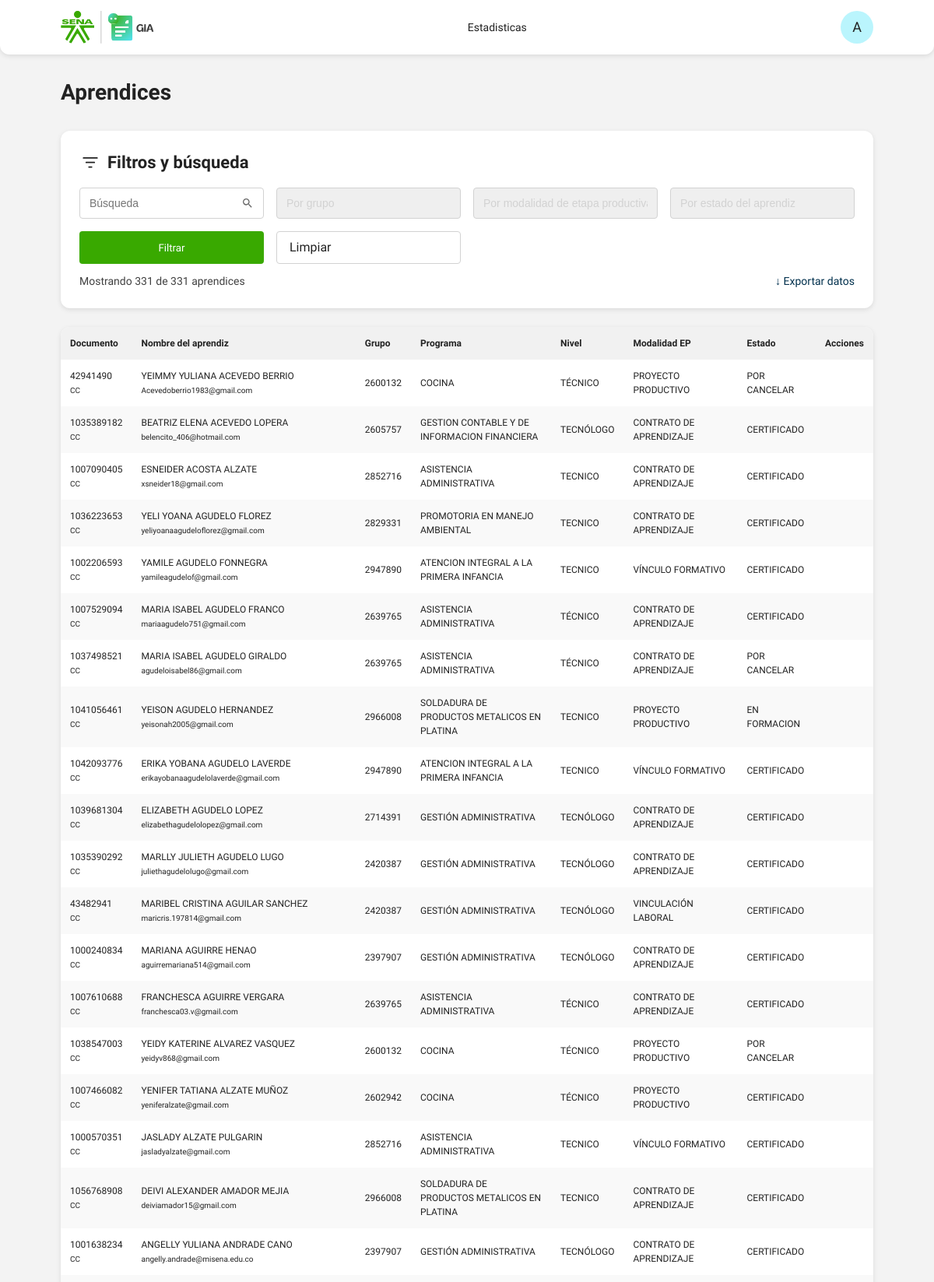
The page /apprentices/ (signed in, upper part) on the database its author committed.
### models/apprentice.py (models this page shows)
class Apprentice(db.Model):
    __tablename__ = "apprentice"
    id = db.Column(db.Integer, primary_key=True)
    created_by = db.Column(db.Integer, db.ForeignKey("user.id"), nullable=False)
    student_user_id = db.Column(db.Integer, db.ForeignKey("user.id"), nullable=True)
    group_id = db.Column(db.Integer, db.ForeignKey("training_group.id"), nullable=True, index=True)
    group_number = db.Column(db.String(30), nullable=False, index=True)
    document_type = db.Column(db.String(30), nullable=False)
    document_number = db.Column(db.String(30), unique=True, nullable=False, index=True)
    first_names = db.Column(db.String(120), nullable=False)
    last_names = db.Column(db.String(120), nullable=False)
    gender = db.Column(db.String(20), nullable=True)
    phone = db.Column(db.String(30), nullable=True)
    email = db.Column(db.String(150), nullable=True)
    municipality_origin = db.Column(db.String(120), nullable=True)
    program_name = db.Column(db.String(150), nullable=True)
    program_level = db.Column(db.String(80), nullable=True)
    group_validity = db.Column(db.String(80), nullable=True)
    lead_instructor = db.Column(db.String(150), nullable=True)
    followup_instructor = db.Column(db.String(150), nullable=True)
    followup_instructor_email = db.Column(db.String(150), nullable=True)
    ep_modality = db.Column(db.String(120), nullable=True)
    sofia_status = db.Column(db.String(80), nullable=True)
    practice_start_date = db.Column(db.String(40), nullable=True)
    practice_end_date = db.Column(db.String(40), nullable=True)
    followup_moment1_start = db.Column(db.String(40), nullable=True)
    followup_moment1_end = db.Column(db.String(40), nullable=True)
    followup_moment2_start = db.Column(db.String(40), nullable=True)
    followup_moment2_end = db.Column(db.String(40), nullable=True)
    followup_moment3_start = db.Column(db.String(40), nullable=True)
    followup_moment3_end = db.Column(db.String(40), nullable=True)
    followup_moment4_start = db.Column(db.String(40), nullable=True)
    followup_moment4_end = db.Column(db.String(40), nullable=True)
    company_name = db.Column(db.String(150), nullable=True)
    company_municipality = db.Column(db.String(120), nullable=True)
    company_address = db.Column(db.String(180), nullable=True)
    coformador_name = db.Column(db.String(150), nullable=True)
    coformador_email = db.Column(db.String(150), nullable=True)
    coformador_phone = db.Column(db.String(30), nullable=True)
    arl_responsible = db.Column(db.String(150), nullable=True)
    continues_company = db.Column(db.String(30), nullable=True)
    individual_management = db.Column(db.Text, nullable=True)
    followup_moments = db.Column(db.String(200), nullable=True)
    evaluation_date = db.Column(db.String(40), nullable=True)
    english_results = db.Column(db.String(120), nullable=True)
    created_at = db.Column(db.DateTime, default=datetime.utcnow)
    group = db.relationship("TrainingGroup", back_populates="apprentices", lazy="joined")
    bitacoras = db.relationship(
        "Bitacora",
        backref="apprentice",
        lazy="select",
        cascade="all, delete-orphan",
        order_by="desc(Bitacora.created_at)",
    )
    student_user = db.relationship("User", foreign_keys=[student_user_id], lazy="select")
    evidence_submissions = db.relationship(
        "EvidenceSubmission",
        back_populates="apprentice",
        lazy="select",
        cascade="all, delete-orphan",
    )
    @property
    def full_name(self):
        return f"{self.first_names} {self.last_names}".strip()

### models/group.py (models this page shows)
class TrainingGroup(db.Model):
    __tablename__ = "training_group"
    id = db.Column(db.Integer, primary_key=True)
    created_by = db.Column(db.Integer, db.ForeignKey("user.id"), nullable=False)
    group_number = db.Column(db.String(30), unique=True, nullable=False, index=True)
    program_name = db.Column(db.String(150), nullable=False)
    lead_instructor = db.Column(db.String(150), nullable=True)
    followup_instructor = db.Column(db.String(150), nullable=True)
    municipality = db.Column(db.String(120), nullable=True)
    program_level = db.Column(db.String(80), nullable=True)
    modality = db.Column(db.String(80), nullable=True)
    sofia_group_status = db.Column(db.String(80), nullable=True)
    group_validity = db.Column(db.String(80), nullable=True)
    group_start_date = db.Column(db.String(40), nullable=True)
    training_end_date = db.Column(db.String(40), nullable=True)
    ep_start_date = db.Column(db.String(40), nullable=True)
    apprentices_statistics = db.Column(db.String(120), nullable=True)
    apprentices_training = db.Column(db.String(30), nullable=True)
    apprentices_enabled = db.Column(db.String(30), nullable=True)
    apprentices_rap_pending = db.Column(db.String(30), nullable=True)
    apprentices_practice = db.Column(db.String(30), nullable=True)
    apprentices_without_alternative = db.Column(db.String(30), nullable=True)
    apprentices_certified = db.Column(db.String(30), nullable=True)
    productive_modalities = db.Column(db.String(120), nullable=True)
    learning_contract = db.Column(db.String(30), nullable=True)
    internship = db.Column(db.String(30), nullable=True)
    productive_project = db.Column(db.String(30), nullable=True)
    employment_link = db.Column(db.String(30), nullable=True)
    apprentices = db.relationship(
        "Apprentice",
        back_populates="group",
        lazy="select",
    )
    evidence_activities = db.relationship(
        "EvidenceActivity",
        back_populates="group",
        lazy="select",
        cascade="all, delete-orphan",
    )
    RECORD_FIELDS = [
        ('consecutive', 'CONSECUTIVO'),
        ('group_number', 'N° DE FICHA'),
        ('lead_instructor', 'NOMBRE DE INSTRUCTOR(A) LÍDER DE LA FICHA'),
        ('followup_instructor', 'NOMBRE DE INSTRUCTOR(A) DE SEGUIMIENTO ETAPA PRODUCTIVA (EP)'),
        ('program_name', 'NOMBRE DEL PROGRAMA DE FORMACIÓN'),
        ('municipality', 'MUNICIPIO'),
        ('program_level', 'NIVEL DE PROGRAMA'),
        ('modality', 'MODALIDAD'),
        ('sofia_group_status', 'ESTADO DE LA FICHA EN SOFÍAPLUS'),
        ('group_start_date', 'FECHA INICIO DE LA FICHA EN SOFIAPLUS'),
        ('training_end_date', 'FECHA FIN DE LA FORMACIÓN EN SOFIAPLUS'),
        ('ep_start_date', 'FECHA INICIO DE ETAPA PRODUCTIVA'),
        ('group_validity', 'VIGENCIA DE LA FICHA'),
        ('apprentices_training', 'APRENDICES EN FORMACIÓN'),
        ('apprentices_enabled', 'APRENDICES HABILITADOS PARA INICIAR ETAPA PRODUCTIVA'),
        ('apprentices_rap_pending', 'APRENDICES QUE DEBEN RAP'),
        ('apprentices_practice', 'APRENDICES EN PRÁCTICA'),
        ('learning_contract', 'CONTRATO DE APRENDIZAJE'),
        ('internship', 'PASANTIA'),
        ('productive_project', 'PROYECTO PRODUCTIVO'),
        ('apprentices_without_alternative', 'APRENDICES SIN ALTERNATIVA DE PRÁCTIVA'),
        ('apprentices_certified', 'APRENDICES CERTIFICADOS'),
    ]

### routes/apprentices.py (the view)
@apprentices_bp.route("/")
@login_required
def index():
    apprentices = _filtered_apprentices_query().order_by(Apprentice.last_names, Apprentice.first_names).all()
    try:
        total_apprentices = Apprentice.query.count()
    except Exception:
        total_apprentices = len(apprentices)
    try:
        group_numbers_q = (
            db.session.query(Apprentice.group_number)
            .filter(Apprentice.group_number.isnot(None))
            .distinct()
            .order_by(Apprentice.group_number)
            .all()
        )
        group_numbers = [g[0] for g in group_numbers_q if g[0]]
    except Exception:
        current_app.logger.debug("Error fetching group_numbers", exc_info=True)
        group_numbers = []
    try:
        ep_modalities_q = (
            db.session.query(Apprentice.ep_modality)
            .filter(Apprentice.ep_modality.isnot(None))
            .distinct()
            .order_by(Apprentice.ep_modality)
            .all()
        )
        ep_modalities = [m[0] for m in ep_modalities_q if m[0]]
    except Exception:
        current_app.logger.debug("Error fetching ep_modalities", exc_info=True)
        ep_modalities = []
    try:
        sofia_statuses_q = (
            db.session.query(Apprentice.sofia_status)
            .filter(Apprentice.sofia_status.isnot(None))
            .distinct()
            .order_by(Apprentice.sofia_status)
            .all()
        )
        sofia_statuses = [s[0] for s in sofia_statuses_q if s[0]]
    except Exception:
        current_app.logger.debug("Error fetching sofia_statuses", exc_info=True)
        sofia_statuses = []
    return render_template(
        "apprentices/index.html",
        apprentices=apprentices,
        total_apprentices=total_apprentices,
        group_numbers=group_numbers,
        ep_modalities=ep_modalities,
        sofia_statuses=sofia_statuses,
    )

### routes/apprentices.py (called while the page is built, shortened)
def _filtered_apprentices_query():
    query = Apprentice.query
    search = (request.args.get("search") or "").strip()
    group_number = (request.args.get("group_number") or "").strip()
    ep_modality = (request.args.get("ep_modality") or "").strip()
    status = (request.args.get("status") or "").strip()  # si prefieres 'sofia_status' cambia aquí y en la plantilla
    if group_number:
        query = query.filter(Apprentice.group_number == group_number)
    if ep_modality:
        query = query.filter(Apprentice.ep_modality == ep_modality)
    if status:
        query = query.filter(Apprentice.sofia_status == status)
    return query

### services/auth_helpers.py (called while the page is built)
@login_manager.user_loader
def load_user(user_id):
    return User.query.get(int(user_id))

### templates/apprentices/index.html (shortened to what this page needs)
{% extends "base.html" %}
{% block content %}
<section class="page-head page-head--split">
  <div><h1>Aprendices</h1></div>
</section>
<div id="apprentices-management" class="management-list">
  <section class="panel filter-panel">
    <div class="panel__header panel__header--left">
  <span class="filter-icon">
    <svg viewBox="0 0 24 24" xmlns="http://www.w3.org/2000/svg">
      <path d="M13.5 16a.75.75 0 0 1 0 1.5h-3a.75.75 0 0 1 0-1.5h3Zm3-5a.75.75 0 0 1 0 1.5h-9a.75.75 0 0 1 0-1.5h9Zm3-5a.75.75 0 0 1 0 1.5h-15a.75.75 0 0 1 0-1.5h15Z" fill="#212121"/>
    </svg>
  </span>
  <h2>Filtros y búsqueda</h2>
</div>
    <form class="filters-grid filters-grid--four" method="get" action="{{ url_for('apprentices.index') }}">
  <input type="text" name="search" placeholder="Búsqueda" value="{{ request.args.get('search', '') }}">
  <select name="group_number">
    <option value="">Por grupo</option>
  </select>
  <select name="ep_modality">
    <option value="">Por modalidad de etapa productiva</option>
  </select>
  <select name="status">
    <option value="">Por estado del aprendiz</option>
  </select>
  <button type="submit" class="primary-btn">Filtrar</button>
  <a class="ghost-btn" href="{{ url_for('apprentices.index') }}">Limpiar</a>
</form>
    <div class="toolbar">
      <span>Mostrando {{ apprentices|length }} de {{ total_apprentices|default(apprentices|length) }} aprendices</span>
      <div class="toolbar__actions">
        {% if has_endpoint('apprentices.export_all') %}
          <a class="link-action" href="{{ url_for('apprentices.export_all', **request.args) }}">↓ Exportar datos</a>
        {% endif %}
      </div>
    </div>
  </section>
  <section class="table-card">
    <div class="table-wrap">
      <table class="data-table">
        <thead>
          <tr>
            <th>Documento</th>
            <th>Nombre del aprendiz</th>
            <th>Grupo</th>
            <th>Programa</th>
            <th>Nivel</th>
            <th>Modalidad EP</th>
            <th>Estado</th>
            <th>Acciones</th>
          </tr>
        </thead>
        <tbody>
  {% for apprentice in apprentices %}
  <tr class="clickable-row" data-href="{{ url_for('apprentices.detail', id=apprentice.id) }}">
    <td>{{ apprentice.document_number }}<br><small>{{ apprentice.document_type }}</small></td>
    <td>{{ apprentice.full_name }}<br><small>{{ apprentice.email or 'Sin correo' }}</small></td>
    <td>
      {% if apprentice.group %}
        <a href="{{ url_for('groups.detail', id=apprentice.group.id) }}">{{ apprentice.group.group_number }}</a>
      {% else %}
        {{ apprentice.group_number or '-' }}
      {% endif %}
    </td>
    <td>{{ apprentice.program_name or '-' }}</td>
    <td>{{ apprentice.program_level or '-' }}</td>
    <td>{{ apprentice.ep_modality or 'Sin definir' }}</td>
    <td>{{ apprentice.sofia_status or 'Sin estado' }}</td>
    <td class="actions-cell">
      {% set can_edit = (_user and _user.role in ['docente', 'super_admin']) or (_user and _user.role == 'aprendiz' and apprentice.student_user_id == _user.id) %}
    </td>
  </tr>
  {% else %}
  <tr><td colspan="9" class="empty-state">No hay aprendices registrados para mostrar.</td></tr>
  {% endfor %}
</tbody>
</table>
    </div>
  </section>
</div>
{% endblock %}

### static/css/base.css (style rules this page uses)
* { box-sizing: border-box; margin: 0; padding: 0; }
body { font-family: var(--font-family); background: var(--bg); color: var(--text); line-height: 1.5; }
a { text-decoration: none; color: inherit; }
button { font-family: var(--font-family); cursor: pointer; }

### static/css/componets.css (style rules this page uses)
.primary-btn { display: inline-flex; align-items: center; justify-content: center; background: var(--green); padding: 4px 12px; color: #fff; border: 0; border-radius: var(--space-xs); cursor: pointer; transition: background 0.3s ease-in-out; }
.ghost-btn { background: transparent; border: 1px solid var(--line); padding: var(--space-sm) var(--space-md); border-radius: var(--space-xs); font-weight: 400; color: var(--text); cursor: pointer; }
.panel { background: var(--surface); border-radius: var(--radius); box-shadow: var(--shadow); padding: var(--space-md); margin-bottom: var(--space-lg); }
.panel__header { display: flex; justify-content: space-between; align-items: center; margin-bottom: var(--space-md); }
.toolbar { display:flex; justify-content:space-between; align-items:center; gap:12px; }
.toolbar__actions { display:flex; gap:.5rem; align-items:center; }

### static/css/layout.css (style rules this page uses)
.page-head { display: flex; flex-direction: column; gap: var(--space-sm); margin-bottom: 28px; padding-top: 28px; }
.page-head h1 { font-size: 28px; font-weight: 700; color: var(--colorneutral-6); }
.page-head--split { justify-content: space-between; flex-direction: row; align-items: center; }

### static/css/tokens.css (style rules this page uses)
:root { --font-family: 'Work Sans', sans-serif; --colorneutral-1: #ffffff; --colorneutral-2: #f3f3f3; --colorneutral-3: #d2d2d2; --colorneutral-4: #706f6e; --colorneutral-5: #404040; --colorneutral-6: #222222; --colorgreen-1: #39a900; --colorgreen-2: #007832; --colornavy-1: #00304d; --colorcyan-1: #09daf6; --colorviolet-1: #71277a; --coloryellow-1: #fdc300; --colororange-1: #ff6b00; --colorred-1: #d13438; --colorred-2: #a32f2f; --space-s: 4px; --space-m: 8px; --space-l: 12px; --space-xl: 16px; --radius-1: 4px; --radius-2: 8px; --radius-3: 12px; --shadow: 0 2px 6px rgba(0,0,0,0.1); --green: #39a900; --darkgreen: #007832; --navy: #00304d; --cyan: #09daf6; --danger: #d13438; --darkdanger: #a32f2f; --muted: #706f6e; --darkmuted: #404040; --text: #222; --surface: #fff; --bg: #f3f3f3; --line: #d2d2d2; --space-xs: 4px; --space-sm: 8px; --space-md: 16px; --space-lg: 24px; --radius: 12px; --shadow: 0 2px 6px rgba(0,0,0,0.1); }

### rows shown on the page
Apprentice: document_number "42941490", document_type "CC", full_name "YEIMMY YULIANA ACEVEDO BERRIO", email "Acevedoberrio1983@gmail.com", group.group_number "2600132", program_name "COCINA", program_level "TÉCNICO", ep_modality "PROYECTO PRODUCTIVO", sofia_status "POR CANCELAR"
Apprentice: document_number "1035389182", document_type "CC", full_name "BEATRIZ ELENA ACEVEDO LOPERA", email "belencito_406@hotmail.com", group.group_number "2605757", program_name "GESTION CONTABLE Y DE INFORMACION FINANCIERA", program_level "TECNÓLOGO", ep_modality "CONTRATO DE APRENDIZAJE", sofia_status "CERTIFICADO"
Apprentice: document_number "1007090405", document_type "CC", full_name "ESNEIDER ACOSTA ALZATE", email "xsneider18@gmail.com", group.group_number "2852716", program_name "ASISTENCIA ADMINISTRATIVA", program_level "TECNICO", ep_modality "CONTRATO DE APRENDIZAJE", sofia_status "CERTIFICADO"
Apprentice: document_number "1036223653", document_type "CC", full_name "YELI YOANA AGUDELO FLOREZ", email "yeliyoanaagudeloflorez@gmail.com", group.group_number "2829331", program_name "PROMOTORIA EN MANEJO AMBIENTAL", program_level "TECNICO", ep_modality "CONTRATO DE APRENDIZAJE", sofia_status "CERTIFICADO"
Apprentice: document_number "1002206593", document_type "CC", full_name "YAMILE AGUDELO FONNEGRA", email "yamileagudelof@gmail.com", group.group_number "2947890", program_name "ATENCION INTEGRAL A LA PRIMERA INFANCIA", program_level "TECNICO", ep_modality "VÍNCULO FORMATIVO", sofia_status "CERTIFICADO"
Apprentice: document_number "1007529094", document_type "CC", full_name "MARIA ISABEL AGUDELO FRANCO", email "mariaagudelo751@gmail.com", group.group_number "2639765", program_name "ASISTENCIA ADMINISTRATIVA", program_level "TÉCNICO", ep_modality "CONTRATO DE APRENDIZAJE", sofia_status "CERTIFICADO"
Apprentice: document_number "1037498521", document_type "CC", full_name "MARIA ISABEL AGUDELO GIRALDO", email "agudeloisabel86@gmail.com", group.group_number "2639765", program_name "ASISTENCIA ADMINISTRATIVA", program_level "TÉCNICO", ep_modality "CONTRATO DE APRENDIZAJE", sofia_status "POR CANCELAR"
Apprentice: document_number "1041056461", document_type "CC", full_name "YEISON AGUDELO HERNANDEZ", email "yeisonah2005@gmail.com", group.group_number "2966008", program_name "SOLDADURA DE PRODUCTOS METALICOS EN PLATINA", program_level "TECNICO", ep_modality "PROYECTO PRODUCTIVO", sofia_status "EN FORMACION"
Apprentice: document_number "1042093776", document_type "CC", full_name "ERIKA YOBANA AGUDELO LAVERDE", email "erikayobanaagudelolaverde@gmail.com", group.group_number "2947890", program_name "ATENCION INTEGRAL A LA PRIMERA INFANCIA", program_level "TECNICO", ep_modality "VÍNCULO FORMATIVO", sofia_status "CERTIFICADO"
Apprentice: document_number "1039681304", document_type "CC", full_name "ELIZABETH AGUDELO LOPEZ", email "elizabethagudelolopez@gmail.com", group.group_number "2714391", program_name "GESTIÓN ADMINISTRATIVA", program_level "TECNÓLOGO", ep_modality "CONTRATO DE APRENDIZAJE", sofia_status "CERTIFICADO"
Apprentice: document_number "1035390292", document_type "CC", full_name "MARLLY JULIETH AGUDELO LUGO", email "juliethagudelolugo@gmail.com", group.group_number "2420387", program_name "GESTIÓN ADMINISTRATIVA", program_level "TECNÓLOGO", ep_modality "CONTRATO DE APRENDIZAJE", sofia_status "CERTIFICADO"
Apprentice: document_number "43482941", document_type "CC", full_name "MARIBEL CRISTINA AGUILAR SANCHEZ", email "maricris.197814@gmail.com", group.group_number "2420387", program_name "GESTIÓN ADMINISTRATIVA", program_level "TECNÓLOGO", ep_modality "VINCULACIÓN LABORAL", sofia_status "CERTIFICADO"
Apprentice: document_number "1000240834", document_type "CC", full_name "MARIANA AGUIRRE HENAO", email "aguirremariana514@gmail.com", group.group_number "2397907", program_name "GESTIÓN ADMINISTRATIVA", program_level "TECNÓLOGO", ep_modality "CONTRATO DE APRENDIZAJE", sofia_status "CERTIFICADO"
Apprentice: document_number "1007610688", document_type "CC", full_name "FRANCHESCA AGUIRRE VERGARA", email "franchesca03.v@gmail.com", group.group_number "2639765", program_name "ASISTENCIA ADMINISTRATIVA", program_level "TÉCNICO", ep_modality "CONTRATO DE APRENDIZAJE", sofia_status "CERTIFICADO"
Apprentice: document_number "1038547003", document_type "CC", full_name "YEIDY KATERINE ALVAREZ VASQUEZ", email "yeidyv868@gmail.com", group.group_number "2600132", program_name "COCINA", program_level "TÉCNICO", ep_modality "PROYECTO PRODUCTIVO", sofia_status "POR CANCELAR"
Apprentice: document_number "1007466082", document_type "CC", full_name "YENIFER TATIANA ALZATE MUÑOZ", email "yeniferalzate@gmail.com", group.group_number "2602942", program_name "COCINA", program_level "TÉCNICO", ep_modality "PROYECTO PRODUCTIVO", sofia_status "CERTIFICADO"
Apprentice: document_number "1000570351", document_type "CC", full_name "JASLADY ALZATE PULGARIN", email "jasladyalzate@gmail.com", group.group_number "2852716", program_name "ASISTENCIA ADMINISTRATIVA", program_level "TECNICO", ep_modality "VÍNCULO FORMATIVO", sofia_status "CERTIFICADO"
Apprentice: document_number "1056768908", document_type "CC", full_name "DEIVI ALEXANDER AMADOR MEJIA", email "deiviamador15@gmail.com", group.group_number "2966008", program_name "SOLDADURA DE PRODUCTOS METALICOS EN PLATINA", program_level "TECNICO", ep_modality "CONTRATO DE APRENDIZAJE", sofia_status "CERTIFICADO"
Apprentice: document_number "1001638234", document_type "CC", full_name "ANGELLY YULIANA ANDRADE CANO", email "angelly.andrade@misena.edu.co", group.group_number "2397907", program_name "GESTIÓN ADMINISTRATIVA", program_level "TECNÓLOGO", ep_modality "CONTRATO DE APRENDIZAJE", sofia_status "CERTIFICADO"

### other values the page prints
{{ apprentices|length }} "331"
{{ total_apprentices|default(apprentices|length) }} "331"
